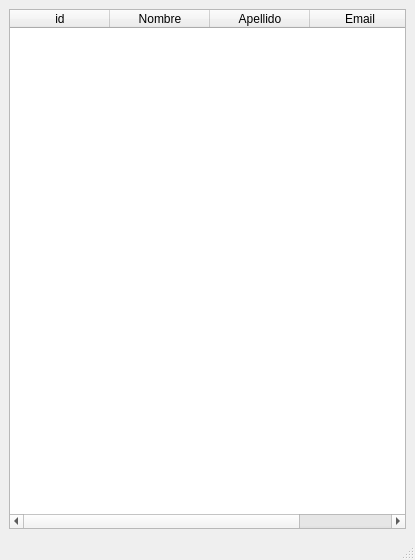
<?xml version="1.0" encoding="UTF-8"?>
<ui version="4.0">
 <class>main_window</class>
 <widget class="QMainWindow" name="main_window">
  <property name="geometry">
   <rect>
    <x>0</x>
    <y>0</y>
    <width>415</width>
    <height>560</height>
   </rect>
  </property>
  <property name="sizePolicy">
   <sizepolicy hsizetype="Preferred" vsizetype="Preferred">
    <horstretch>0</horstretch>
    <verstretch>0</verstretch>
   </sizepolicy>
  </property>
  <property name="windowTitle">
   <string>student_table</string>
  </property>
  <widget class="QWidget" name="centralwidget">
   <layout class="QVBoxLayout" name="verticalLayout">
    <item>
     <widget class="QTableWidget" name="studentsTable">
      <column>
       <property name="text">
        <string>id</string>
       </property>
      </column>
      <column>
       <property name="text">
        <string>Nombre</string>
       </property>
      </column>
      <column>
       <property name="text">
        <string>Apellido</string>
       </property>
      </column>
      <column>
       <property name="text">
        <string>Email</string>
       </property>
      </column>
     </widget>
    </item>
   </layout>
  </widget>
  <widget class="QMenuBar" name="menubar">
   <property name="geometry">
    <rect>
     <x>0</x>
     <y>0</y>
     <width>415</width>
     <height>22</height>
    </rect>
   </property>
  </widget>
  <widget class="QStatusBar" name="statusbar"/>
 </widget>
 <resources/>
 <connections/>
</ui>
